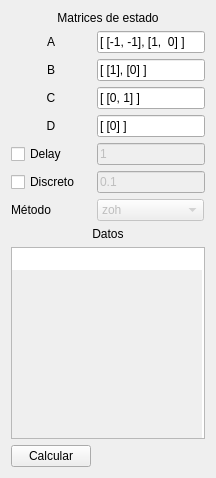
              <widget class="QWidget" name="ss">
               <layout class="QGridLayout" name="gridLayout_11">
                <item row="3" column="1">
                 <widget class="QLineEdit" name="ssCEdit1">
                  <property name="sizePolicy">
                   <sizepolicy hsizetype="Fixed" vsizetype="Fixed">
                    <horstretch>0</horstretch>
                    <verstretch>0</verstretch>
                   </sizepolicy>
                  </property>
                  <property name="text">
                   <string>[ [0, 1] ]</string>
                  </property>
                 </widget>
                </item>
                <item row="6" column="0">
                 <widget class="QCheckBox" name="ssdiscretocheckBox1">
                  <property name="text">
                   <string>Discreto</string>
                  </property>
                 </widget>
                </item>
                <item row="9" column="0" colspan="2">
                 <widget class="QPlainTextEdit" name="ssdatosTextEdit1">
                  <property name="sizePolicy">
                   <sizepolicy hsizetype="Preferred" vsizetype="Preferred">
                    <horstretch>0</horstretch>
                    <verstretch>0</verstretch>
                   </sizepolicy>
                  </property>
                  <property name="maximumSize">
                   <size>
                    <width>214</width>
                    <height>16777215</height>
                   </size>
                  </property>
                  <property name="frameShape">
                   <enum>QFrame::StyledPanel</enum>
                  </property>
                  <property name="sizeAdjustPolicy">
                   <enum>QAbstractScrollArea::AdjustIgnored</enum>
                  </property>
                  <property name="readOnly">
                   <bool>true</bool>
                  </property>
                  <property name="plainText">
                   <string/>
                  </property>
                  <property name="backgroundVisible">
                   <bool>true</bool>
                  </property>
                 </widget>
                </item>
                <item row="0" column="0" colspan="2">
                 <widget class="QLabel" name="ssLabel1">
                  <property name="sizePolicy">
                   <sizepolicy hsizetype="Preferred" vsizetype="Fixed">
                    <horstretch>0</horstretch>
                    <verstretch>0</verstretch>
                   </sizepolicy>
                  </property>
                  <property name="layoutDirection">
                   <enum>Qt::LeftToRight</enum>
                  </property>
                  <property name="text">
                   <string>Matrices de estado</string>
                  </property>
                  <property name="alignment">
                   <set>Qt::AlignHCenter|Qt::AlignTop</set>
                  </property>
                  <property name="wordWrap">
                   <bool>false</bool>
                  </property>
                 </widget>
                </item>
                <item row="3" column="0">
                 <widget class="QLabel" name="ssCLabel1">
                  <property name="text">
                   <string>C</string>
                  </property>
                  <property name="alignment">
                   <set>Qt::AlignCenter</set>
                  </property>
                 </widget>
                </item>
                <item row="2" column="1">
                 <widget class="QLineEdit" name="ssBEdit1">
                  <property name="sizePolicy">
                   <sizepolicy hsizetype="Fixed" vsizetype="Fixed">
                    <horstretch>0</horstretch>
                    <verstretch>0</verstretch>
                   </sizepolicy>
                  </property>
                  <property name="text">
                   <string>[ [1], [0] ]</string>
                  </property>
                 </widget>
                </item>
                <item row="7" column="1" alignment="Qt::AlignLeft">
                 <widget class="QComboBox" name="sscomboBox1">
                  <property name="enabled">
                   <bool>false</bool>
                  </property>
                  <property name="sizePolicy">
                   <sizepolicy hsizetype="Fixed" vsizetype="Fixed">
                    <horstretch>0</horstretch>
                    <verstretch>0</verstretch>
                   </sizepolicy>
                  </property>
                  <property name="currentText">
                   <string notr="true">zoh</string>
                  </property>
                  <property name="currentIndex">
                   <number>0</number>
                  </property>
                  <property name="insertPolicy">
                   <enum>QComboBox::InsertAtCurrent</enum>
                  </property>
                  <property name="duplicatesEnabled">
                   <bool>false</bool>
                  </property>
                  <item>
                   <property name="text">
                    <string notr="true">zoh</string>
                   </property>
                  </item>
                  <item>
                   <property name="text">
                    <string>foh</string>
                   </property>
                  </item>
                  <item>
                   <property name="text">
                    <string>backward_diff</string>
                   </property>
                  </item>
                  <item>
                   <property name="text">
                    <string>euler</string>
                   </property>
                  </item>
                  <item>
                   <property name="text">
                    <string notr="true">tustin</string>
                   </property>
                  </item>
                  <item>
                   <property name="text">
                    <string notr="true">impulse</string>
                   </property>
                  </item>
                 </widget>
                </item>
                <item row="7" column="0">
                 <widget class="QLabel" name="ssMetodoLabel1">
                  <property name="text">
                   <string>Método</string>
                  </property>
                 </widget>
                </item>
                <item row="4" column="0">
                 <widget class="QLabel" name="ssDLabel1">
                  <property name="text">
                   <string>D</string>
                  </property>
                  <property name="alignment">
                   <set>Qt::AlignCenter</set>
                  </property>
                 </widget>
                </item>
                <item row="11" column="0">
                 <widget class="QPushButton" name="sscalcButton1">
                  <property name="sizePolicy">
                   <sizepolicy hsizetype="Fixed" vsizetype="Fixed">
                    <horstretch>0</horstretch>
                    <verstretch>0</verstretch>
                   </sizepolicy>
                  </property>
                  <property name="text">
                   <string>Calcular</string>
                  </property>
                 </widget>
                </item>
                <item row="6" column="1">
                 <widget class="QLineEdit" name="ssperiodoEdit1">
                  <property name="enabled">
                   <bool>false</bool>
                  </property>
                  <property name="sizePolicy">
                   <sizepolicy hsizetype="Fixed" vsizetype="Fixed">
                    <horstretch>0</horstretch>
                    <verstretch>0</verstretch>
                   </sizepolicy>
                  </property>
                  <property name="inputMask">
                   <string/>
                  </property>
                  <property name="text">
                   <string>0.1</string>
                  </property>
                  <property name="placeholderText">
                   <string>Periodo de muestreo</string>
                  </property>
                 </widget>
                </item>
                <item row="1" column="1">
                 <widget class="QLineEdit" name="ssAEdit1">
                  <property name="sizePolicy">
                   <sizepolicy hsizetype="Fixed" vsizetype="Fixed">
                    <horstretch>0</horstretch>
                    <verstretch>0</verstretch>
                   </sizepolicy>
                  </property>
                  <property name="text">
                   <string>[ [-1, -1], [1,  0] ]</string>
                  </property>
                 </widget>
                </item>
                <item row="8" column="0" colspan="2">
                 <widget class="QLabel" name="ssdatosLabel1">
                  <property name="sizePolicy">
                   <sizepolicy hsizetype="Preferred" vsizetype="Fixed">
                    <horstretch>0</horstretch>
                    <verstretch>0</verstretch>
                   </sizepolicy>
                  </property>
                  <property name="layoutDirection">
                   <enum>Qt::LeftToRight</enum>
                  </property>
                  <property name="text">
                   <string>Datos</string>
                  </property>
                  <property name="scaledContents">
                   <bool>false</bool>
                  </property>
                  <property name="alignment">
                   <set>Qt::AlignHCenter|Qt::AlignTop</set>
                  </property>
                  <property name="wordWrap">
                   <bool>false</bool>
                  </property>
                 </widget>
                </item>
                <item row="1" column="0">
                 <widget class="QLabel" name="ssALabel1">
                  <property name="sizePolicy">
                   <sizepolicy hsizetype="Preferred" vsizetype="Fixed">
                    <horstretch>0</horstretch>
                    <verstretch>0</verstretch>
                   </sizepolicy>
                  </property>
                  <property name="text">
                   <string>A</string>
                  </property>
                  <property name="alignment">
                   <set>Qt::AlignCenter</set>
                  </property>
                 </widget>
                </item>
                <item row="4" column="1">
                 <widget class="QLineEdit" name="ssDEdit1">
                  <property name="sizePolicy">
                   <sizepolicy hsizetype="Fixed" vsizetype="Fixed">
                    <horstretch>0</horstretch>
                    <verstretch>0</verstretch>
                   </sizepolicy>
                  </property>
                  <property name="text">
                   <string>[ [0] ]</string>
                  </property>
                 </widget>
                </item>
                <item row="2" column="0">
                 <widget class="QLabel" name="ssBLabel1">
                  <property name="text">
                   <string>B</string>
                  </property>
                  <property name="alignment">
                   <set>Qt::AlignCenter</set>
                  </property>
                 </widget>
                </item>
                <item row="5" column="1">
                 <widget class="QLineEdit" name="ssdelayEdit1">
                  <property name="enabled">
                   <bool>false</bool>
                  </property>
                  <property name="sizePolicy">
                   <sizepolicy hsizetype="Fixed" vsizetype="Fixed">
                    <horstretch>0</horstretch>
                    <verstretch>0</verstretch>
                   </sizepolicy>
                  </property>
                  <property name="text">
                   <string>1</string>
                  </property>
                  <property name="placeholderText">
                   <string>Delay en segundos</string>
                  </property>
                 </widget>
                </item>
                <item row="5" column="0">
                 <widget class="QCheckBox" name="ssdelaycheckBox1">
                  <property name="text">
                   <string>Delay</string>
                  </property>
                 </widget>
                </item>
               </layout>
              </widget>
